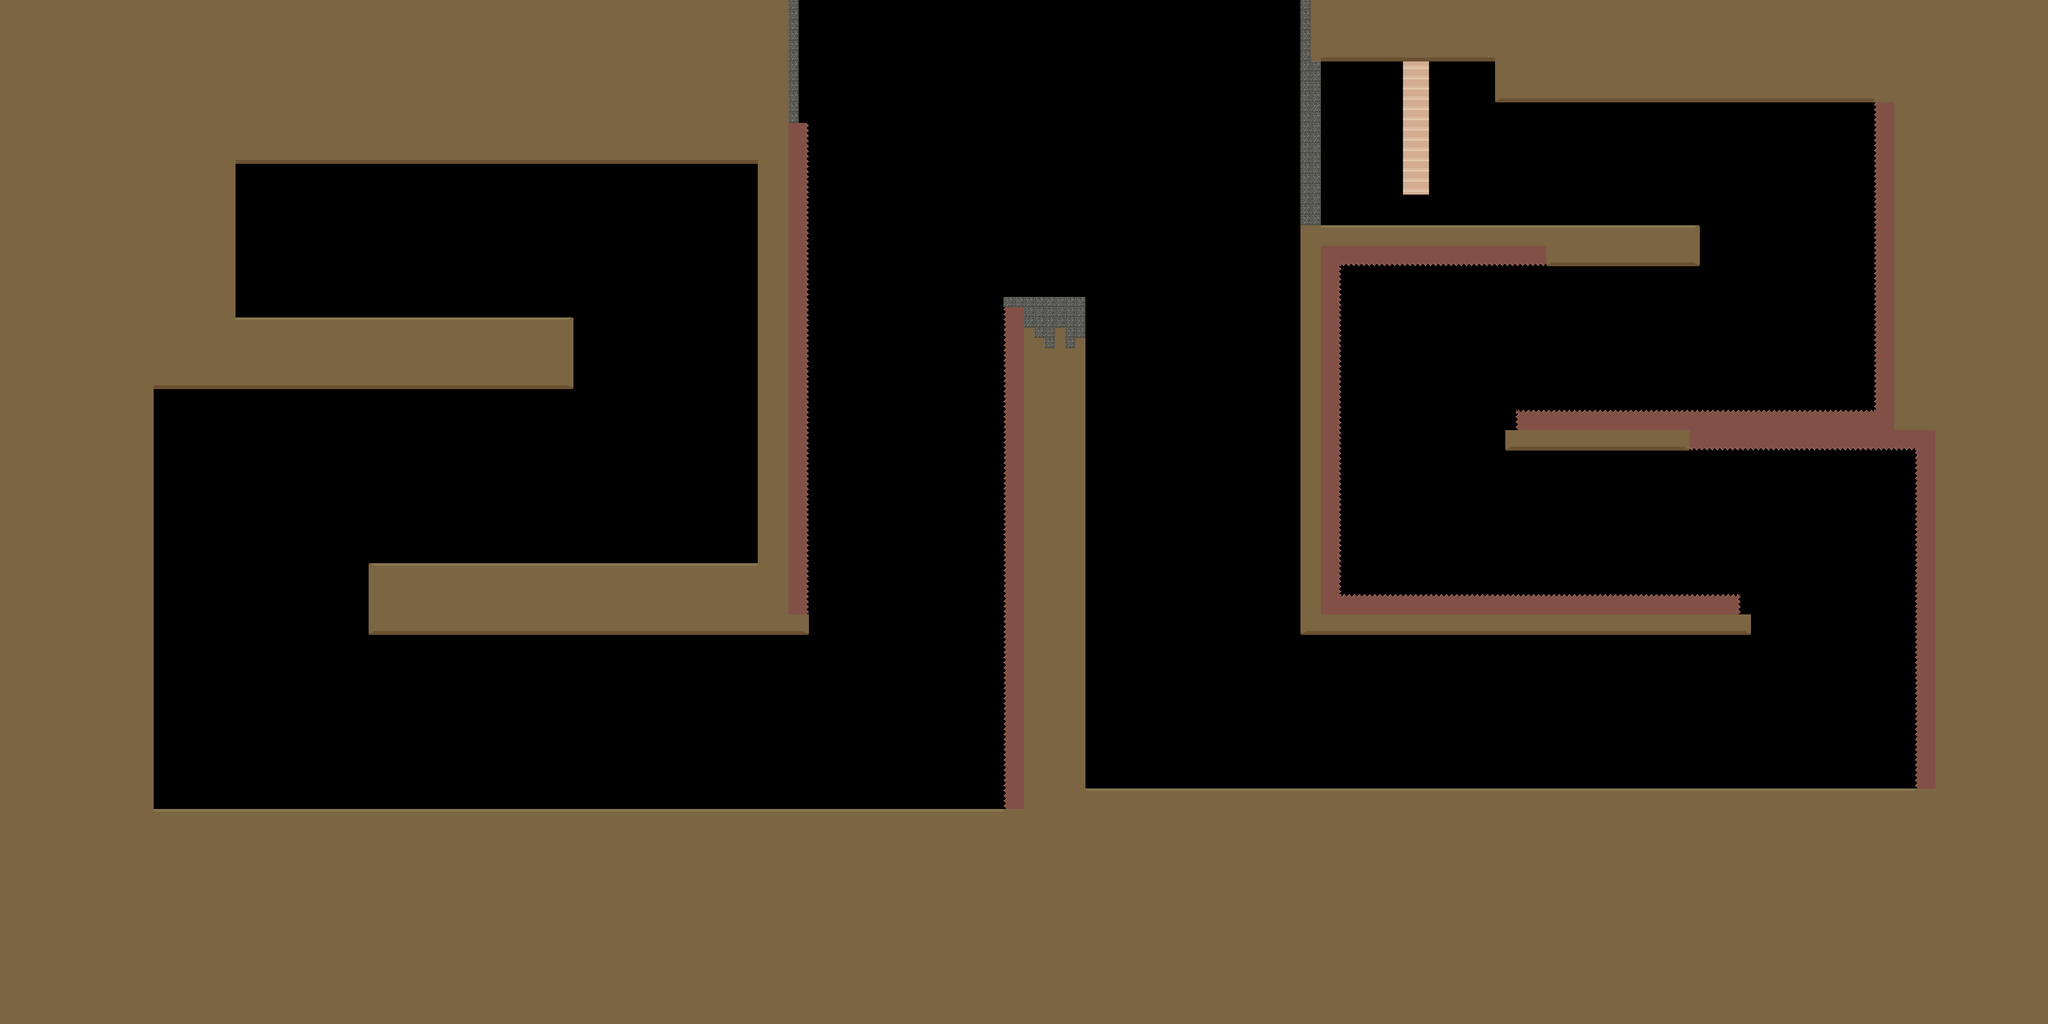

This game map was drawn from its Tiled (.tmx) file and the tilesets committed beside it. A one-line description and the trimmed map source follow:
An orthogonal 200x100 tile map with 16x16 px tiles, 2 tile layers (BackgroundTiles, GameplayTiles), 3 tilesets and 33 objects.

<map version="1.0" orientation="orthogonal" renderorder="right-down" width="200" height="100" tilewidth="16" tileheight="16" nextobjectid="74">
 <tileset firstgid="1" source="Environment.tsx" />
 <tileset firstgid="37" source="EnvironmentProps.tsx" />
 <tileset firstgid="41" source="ObjectTiles.tsx" />
 <layer name="BackgroundTiles" width="200" height="100">
  <data>[20000 cells, 13 non-empty, 1 distinct tile ids]</data>
 </layer>
 <layer name="GameplayTiles" width="200" height="100">
  <data>[20000 cells, 10181 non-empty, 21 distinct tile ids]</data>
 </layer>
 <objectgroup name="Objects" opacity="0.37">
  <object id="33" gid="41" x="480" y="464" width="10" height="19" />
  <object id="34" gid="46" x="2064" y="384" width="592" height="32" />
  <object id="36" gid="46" x="240" y="608" width="656" height="112" />
  <object id="37" gid="46" x="576" y="992" width="608" height="112" />
  <object id="38" gid="46" x="2352" y="704" width="288" height="32" />
  <object id="39" gid="46" x="2064" y="992" width="672" height="32" />
  <object id="41" gid="46" x="1696" y="1360" width="1360" height="128" />
  <object id="42" gid="46" x="3024" y="1232" width="32" height="528" />
  <object id="43" gid="46" x="2032" y="992" width="32" height="640" />
  <object id="44" gid="46" x="2336" y="160" width="656" height="64" />
  <object id="45" gid="45" x="2032" y="352" width="32" height="256" />
  <object id="47" gid="46" x="2048" y="96" width="352" height="64" />
  <object id="48" gid="43" x="2192" y="352" width="45" height="55" />
  <object id="49" gid="45" x="2032" y="96" width="16" height="192" />
  <object id="54" gid="46" x="240" y="1376" width="1376" height="112" />
  <object id="55" gid="46" x="1184" y="992" width="48" height="736" />
  <object id="56" gid="46" x="1600" y="1264" width="96" height="784" />
  <object id="57" gid="47" x="1568" y="1264" width="32" height="784" />
  <object id="58" gid="47" x="1232" y="960" width="32" height="768" />
  <object id="59" gid="46" x="1232" y="992" width="32" height="32" />
  <object id="61" gid="45" x="1568" y="480" width="128" height="16" />
  <object id="62" gid="46" x="144" y="1296" width="96" height="784" />
  <object id="63" gid="46" x="272" y="496" width="96" height="256" />
  <object id="64" gid="46" x="368" y="256" width="864" height="64" />
  <object id="65" gid="47" x="2064" y="960" width="656" height="32" />
  <object id="66" gid="47" x="2368" y="672" width="624" height="32" />
  <object id="67" gid="47" x="2928" y="640" width="32" height="480" />
  <object id="68" gid="47" x="2064" y="928" width="32" height="512" />
  <object id="69" gid="46" x="2416" y="416" width="240" height="32" />
  <object id="70" gid="47" x="2064" y="416" width="352" height="32" />
  <object id="71" gid="47" x="2640" y="704" width="368" height="32" />
  <object id="72" gid="45" x="1216" y="192" width="32" height="256" />
  <object id="73" gid="47" x="2992" y="1232" width="32" height="560" />
 </objectgroup>
</map>